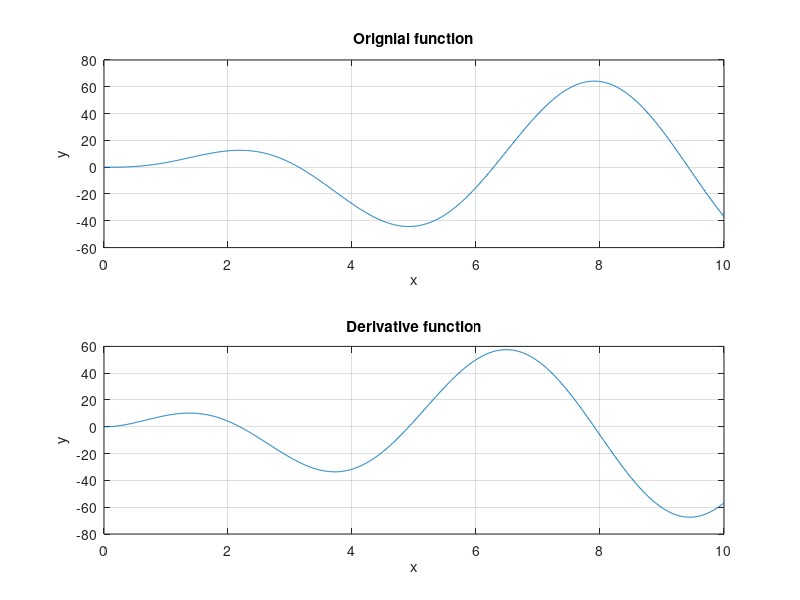

The MATLAB source for this figure:
% Derivative of a function
% Set up x-array
x = 0:0.01:10;
y = 5*x.^2.*exp(-0.2*x).*sin(x);
% Find the central difference estimate of the derivative
n = length(x);
der = (y(3:n)-y(1:n-2))./(x(3:n)-x(1:n-2));
% Plot the original function
subplot(2,1,1)
plot(x,y)
grid on
xlabel("x")
ylabel("y")
title('Orignial function')
subplot(2,1,2)
plot(x(2:n-1),der)
grid on
xlabel("x")
ylabel("y")
title('Derivative function')
